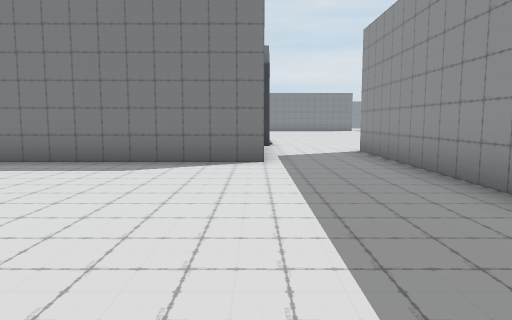
[1] (above)

22 first-person views from a walk through a 3-D level made in the Unity game engine. The camera is 1.5 m above the floor, tilts 6° down and sees 70° across. The floor is counted in squares, 2 m on a side. Each view is taken from the middle of a square. On the plan, view 1 faces up. The plan holds only what a view shows up to about 11 squares ahead; the rest is blank. The place goes on beyond the plan. The player character is not drawn.

[2]
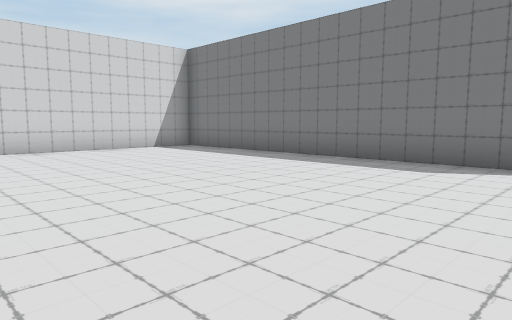

[3]
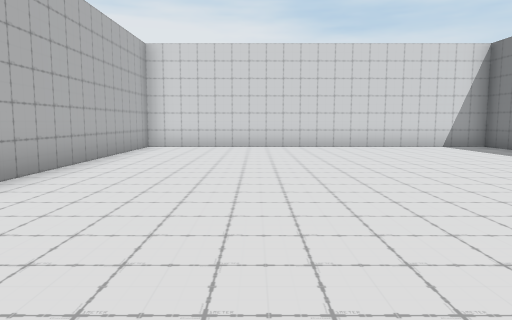

[4]
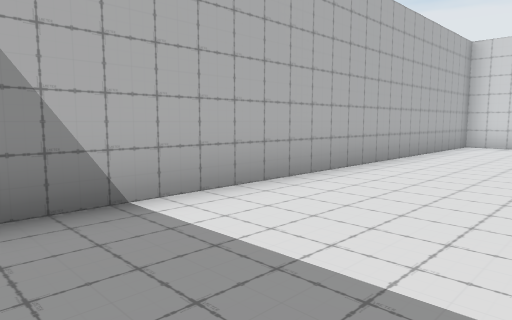

[5]
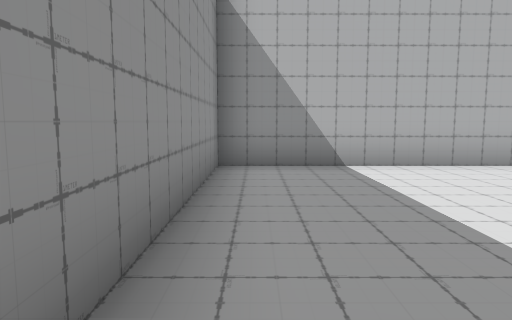

[6]
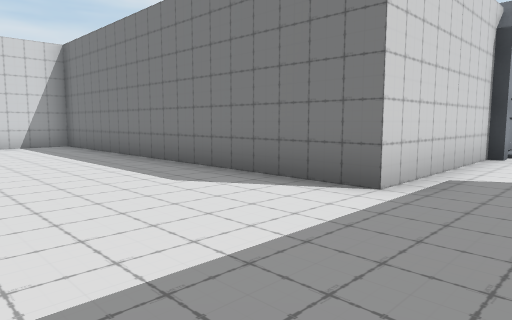

[7]
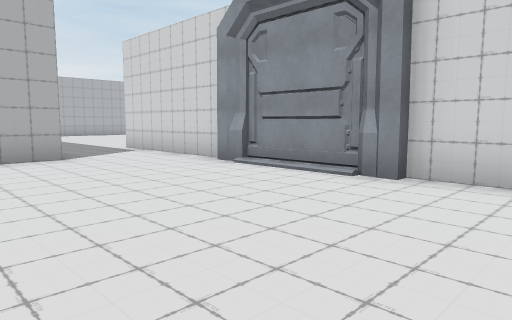

[8]
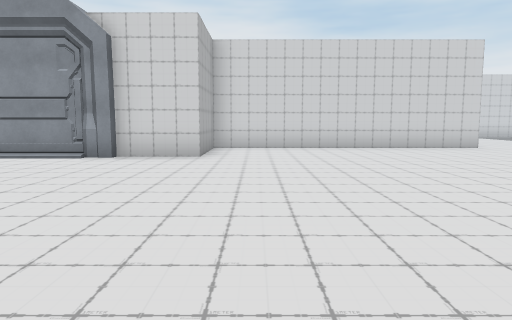

[9]
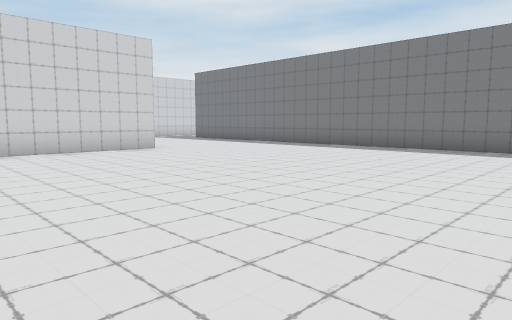

[10]
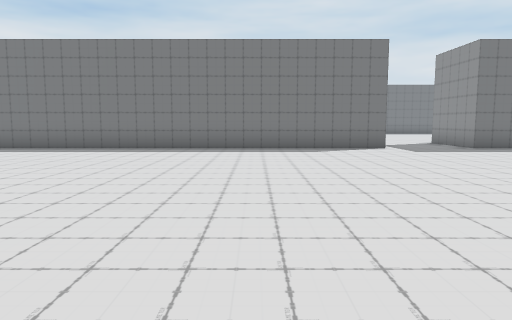

[11]
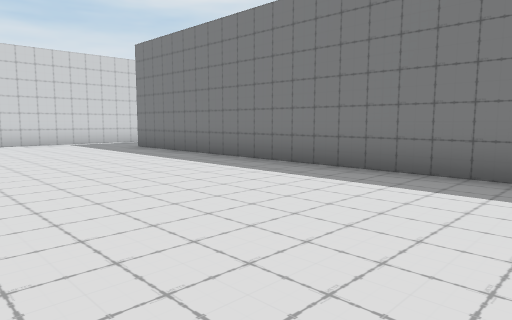

[12]
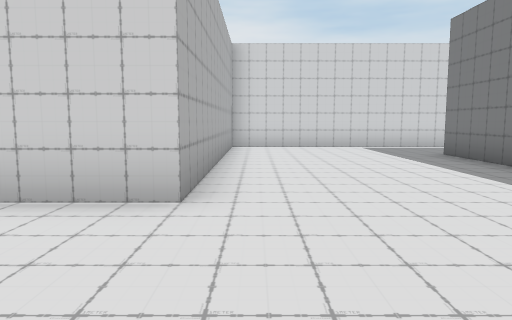

[13]
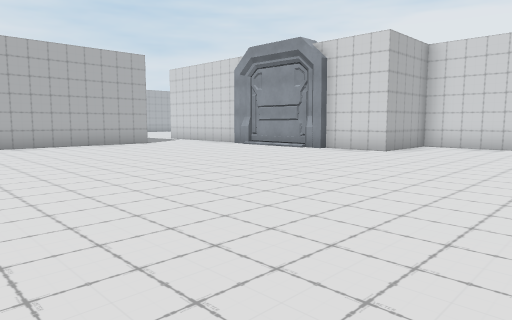

[14]
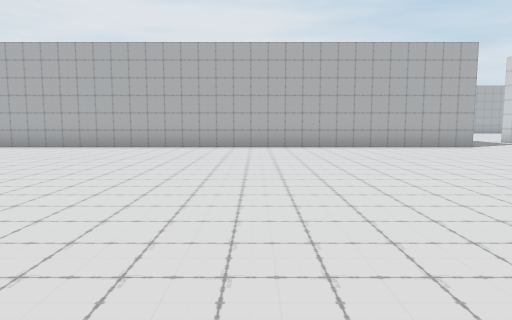

[15]
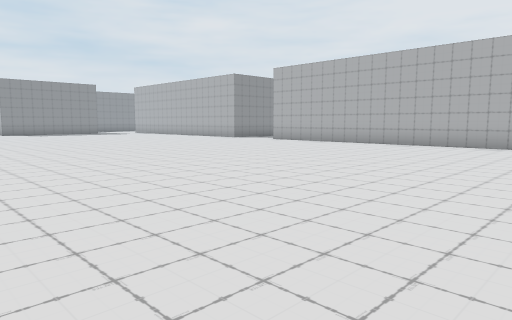

[16]
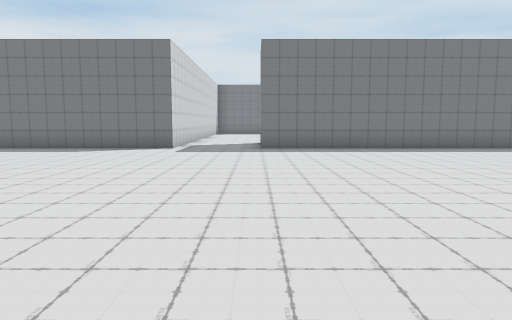

[17]
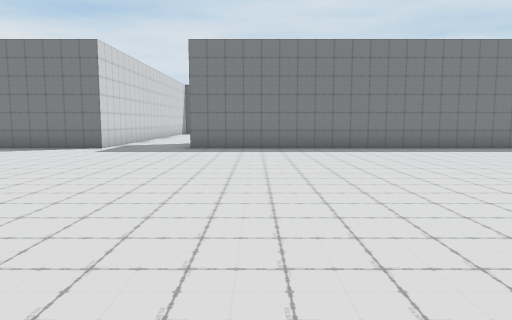

[18]
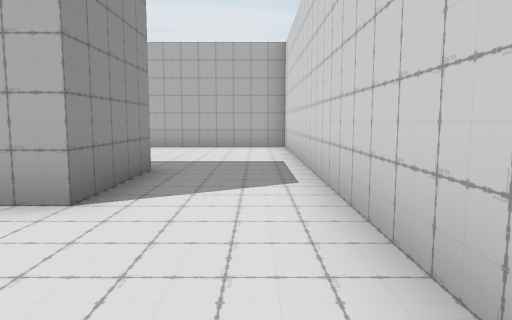

[19]
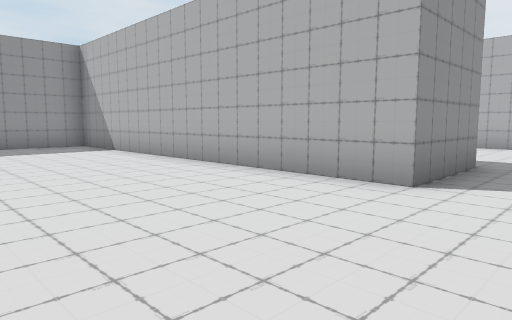

[20]
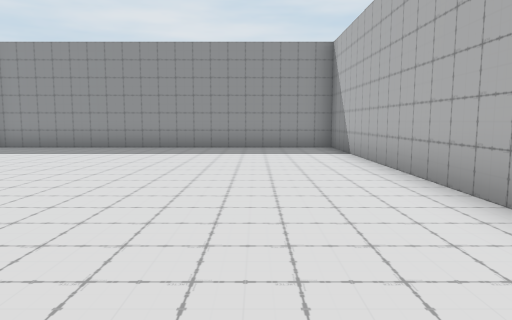

[21]
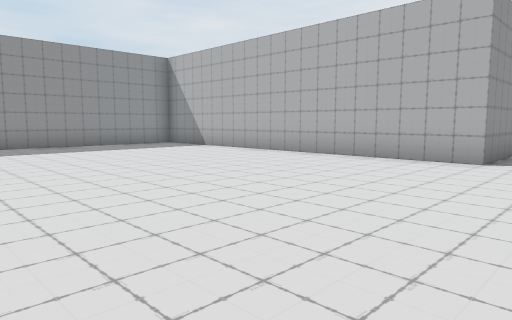

[22]
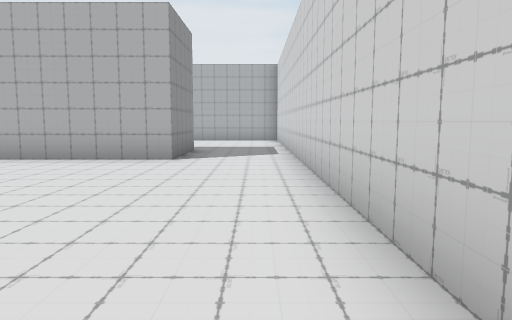

### Floor plan
Points are (right, up) in squares from view 1. A wall is a line through its corners. A room is listed if a view was taken in it or the views show most of it. See-through windows are left out.
Room 1 (views 1, 2, 3, 4, 5, 6)
walls: (2.6, 3.6) (2.6, 9.3); (0.1, 10.4) (0.1, 6.8) (-9.9, 6.8) (-9.9, -3.2) (2.6, -3.2) (2.6, 2.1)
ways out: opening at (1.5, 9.5) to room 2
Room 2 (views 7, 8, 9, 10, 11, 12, 13, 14, 15, 16, 17)
walls: (7.7, 30.1) (7.7, 29.3) (-7.4, 29.3); (0.1, 11.4) (0.1, 10.4); (2.6, 9.3) (16.5, 9.3); (19.2, 29.3) (10.2, 29.3) (10.2, 30.1); (-9.9, 29.5) (-9.9, 24.3) (-2.3, 24.3) (-2.3, 16.8) (0.1, 16.8) (0.1, 14.9)
ways out: opening at (1.5, 9.5) to room 1; opening at (-8.5, 30.5) to room 3
objects: other object (0, 12) to (0, 14)
Room 3 (views 18, 19, 20, 21, 22)
walls: (-9.9, 37.9) (-9.9, 29.5); (-7.4, 29.3) (-7.4, 31.8) (2.6, 31.8) (2.6, 39.5)
ways out: opening at (-8.5, 30.5) to room 2

Where each view was taken, in squares from view 1:
view 1: 0 up, 0 right, facing up
view 2: 0 up, 0 right, facing up-left
view 3: 0 up, 1 right, facing left
view 4: 0 up, 2 right, facing down-left
view 5: 3 up, 2 right, facing down
view 6: 3 up, 2 right, facing up-left
view 7: 17 up, 5 right, facing down-left
view 8: 18 up, 8 right, facing left
view 9: 19 up, 7 right, facing up-left
view 10: 19 up, 4 right, facing up
view 11: 24 up, 3 right, facing up-left
view 12: 25 up, 1 right, facing left
view 13: 21 up, 9 right, facing down-left
view 14: 20 up, 9 right, facing down
view 15: 21 up, 7 right, facing down-right
view 16: 19 up, 10 right, facing up
view 17: 19 up, 12 right, facing up
view 18: 35 up, 9 left, facing down
view 19: 36 up, 9 left, facing down-right
view 20: 34 up, 8 left, facing right
view 21: 39 up, 9 left, facing down-right
view 22: 39 up, 9 left, facing down
